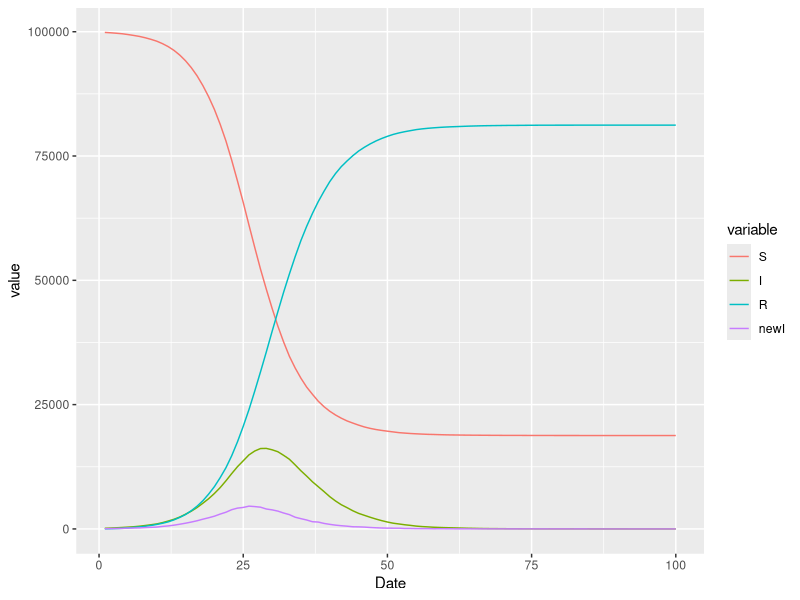
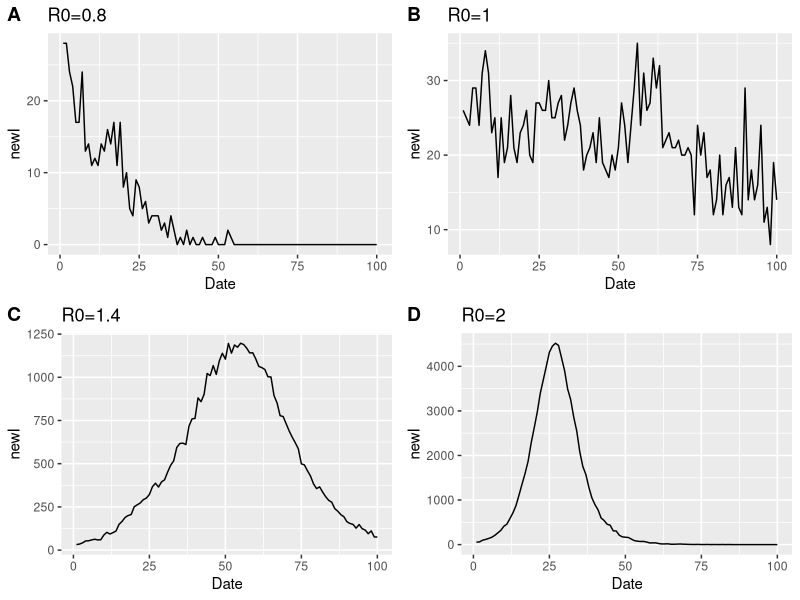
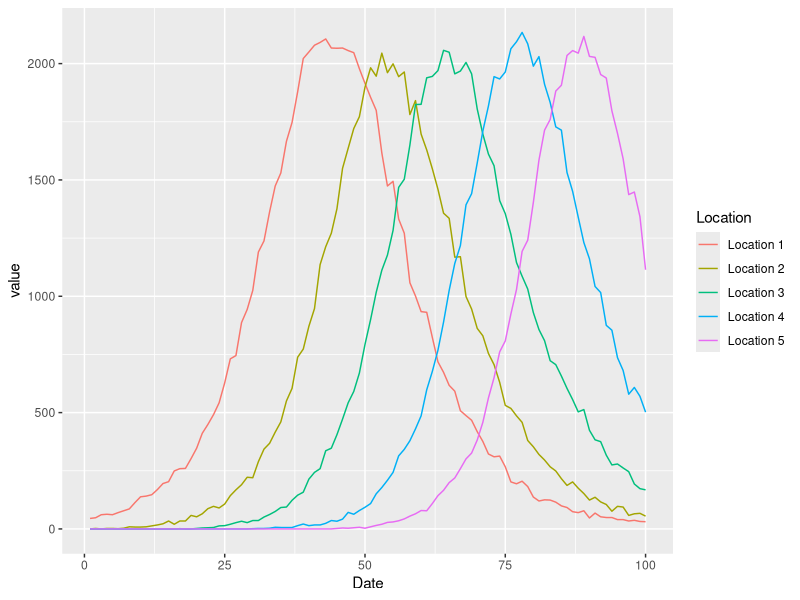
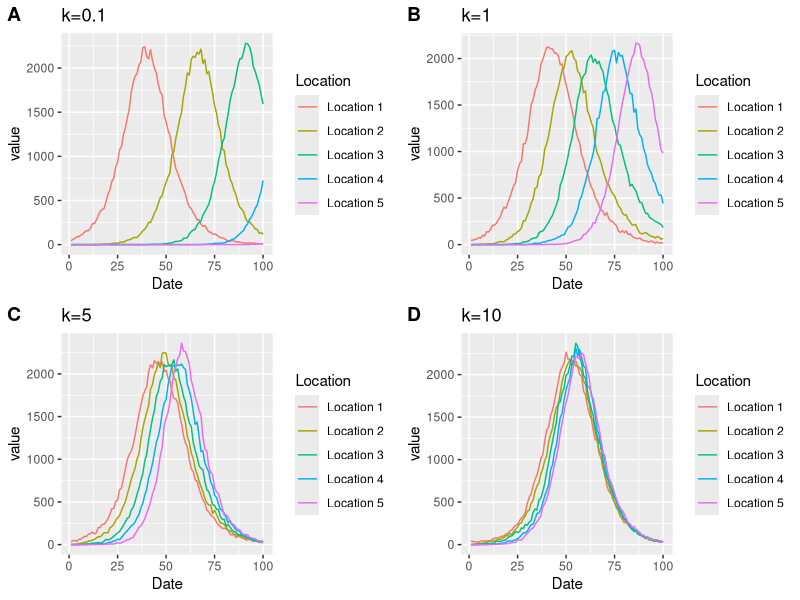
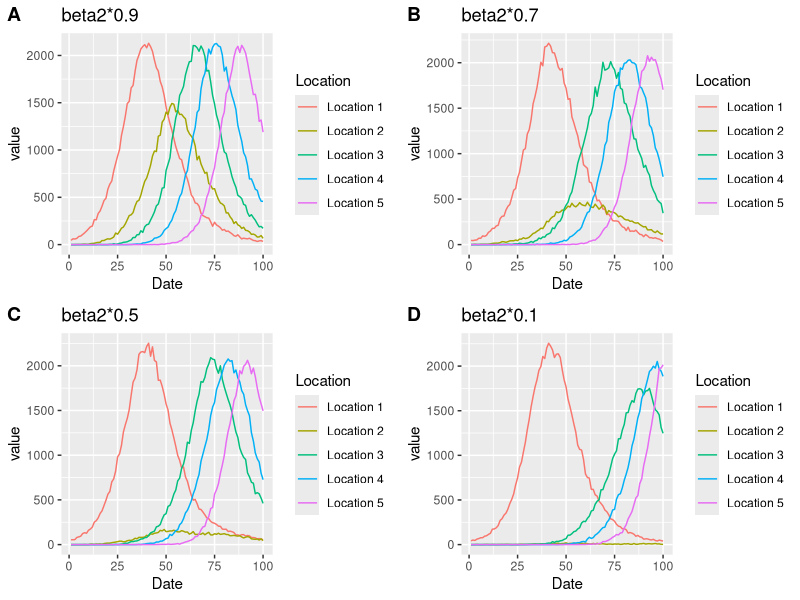

These charts were generated, in order, by the following R code:
## ---- chunk 1
knitr::opts_chunk$set(echo = TRUE)
## ---- chunk 2
#SIR model
SIR<-function(N, S, I, beta, D, tmstep){
  #total popualtion: N; susceptible: S; infected: I; 
  #transmission rate: beta; average infectious period: D
  #simulation time: tmstep (days)
  
  #time series for susceptible, infected and newly infected population
  S_rec = I_rec = R_rec = newI_rec = matrix(0, tmstep)
  
  for (t in 1:tmstep){
    
    Einf = min(rpois(1, (beta * I * S / N)), S) #new infection
    Erecov = min(rpois(1, (I / D)), I) #new recover
    
    S = S - Einf
    I = I + Einf - Erecov
    R = N - S - I
    
    S_rec[t] = S
    I_rec[t] = I
    R_rec[t] = R
    newI_rec[t] = Einf
  
  }
  rec = data.frame(Date=1:tmstep, S=S_rec, I=I_rec, R=R_rec, newI=newI_rec)
  rec
}
## ---- chunk 3
N = 1e5 #total population
I = 100 #initial infected population
S = N - I #initial susceptible population
R = 0 #initial recovered population
tmstep = 100 #simulation period (days)
beta = 0.5 #transmission rate
D = 4 #average infectious period

SIRsim = SIR(N, S, I, beta, D, tmstep)

## ---- chunk 4
library(ggplot2)
Output <- reshape2::melt(SIRsim, id.var='Date')
ggplot(Output, aes(x=Date, y=value, col=variable)) + geom_line()
## ---- chunk 5
library(cowplot)
R0=c(0.8,1.0,1.4,2)
pltlst <- list()
for(i in 1:4){
  beta = R0[i]/D
  SIRsim = SIR(N, S, I, beta, D, tmstep)
  Output <- data.frame(Date=SIRsim$Date,newI=SIRsim$newI)
  pltlst[[length(pltlst) + 1]]<-ggplot(Output, aes(x=Date, y=newI)) + geom_line() +
    ggtitle(paste("R0=",toString(R0[i]),sep=""))
}
cowplot::plot_grid(plotlist = pltlst, ncol = 2, labels = "AUTO")
## ---- chunk 6
#metaSIR model
metaSIR<-function(N, S, I, beta, D, M, tmstep){
  #total popualtion: N; susceptible: S; infected: I; 
  #transmission rate: beta; average infectious period: D
  #M: mobility matrix
  #simulation time: tmstep (days)
  
  num_loc = dim(M)[1] #number of locations
  
  #time series for susceptible, infected and newly infected population
  S_rec = I_rec = R_rec = newI_rec = matrix(0,num_loc,tmstep)
  #updated S I and R
  Snew = Inew = Rnew = matrix(0,num_loc,1)
  
  for (t in 1:tmstep){
    
    for (i in 1:num_loc){
      
      Einf = min(rpois(1, (beta[i] * I[i] * S[i] / N[i])), S[i]) #new infection
      Erecov = min(rpois(1, (I[i] / D)), I[i]) #new recover
      
      ESenter = 0 #S entering location i
      ESleft = 0 #S leaving location i
      EIenter = 0 #I entering location i
      EIleft = 0 #I leaving location i
      
      for (j in 1:num_loc){
        ESenter = ESenter + round(M[i,j]*S[j]/N[j])
        ESleft = ESleft + round(M[j,i]*S[i]/N[i])
        EIenter = EIenter + round(M[i,j]*I[j]/N[j])
        EIleft = EIleft + round(M[j,i]*I[i]/N[i])
      }
      
      Snew[i] = S[i] - Einf + ESenter - ESleft
      Inew[i] = I[i] + Einf - Erecov + EIenter -EIleft
      Rnew[i] = N[i] - Snew[i] - Inew[i]
      
      newI_rec[i,t] = Einf
      
    }
    
    S = Snew
    I = Inew
    R = Rnew
    
    S_rec[,t] = Snew
    I_rec[,t] = Inew
    R_rec[,t] = Rnew
  
  }
  rec = list(Location=1:num_loc,Date=1:tmstep,S=S_rec,I=I_rec,R=R_rec,newI=newI_rec)
  rec
}
## ---- chunk 7
N = matrix(1e5,5,1) #total population
I = matrix(0,5,1) 
I[1] = 100 #initial infected population
S = N - I #initial susceptible population
R = matrix(0,5,1) #initial recovered population
tmstep = 100 #simulation period (days)
num_loc = dim(N)[1]
beta = matrix(0.4,5,1) #transmission rate
D = 4 #average infectious period
M = matrix(c(0,1000,0,0,0,1000,0,1000,0,0,0,1000,0,1000,0,0,0,1000,0,1000,0,0,0,1000,0),nrow=5,ncol=5,byrow=TRUE)

metaSIRsim = metaSIR(N, S, I, beta, D, M, tmstep)

## ---- chunk 8
#set column and row names
newI=metaSIRsim[["newI"]]
dimnames(newI) = list(paste0('Location ',seq(1:num_loc)),1:tmstep)
Output <- reshape2::melt(newI)
Output <- data.frame(Output)
colnames(Output) <- c("Location", "Date","value")
ggplot(Output, aes(x=Date, y=value, col=Location)) + geom_line()
## ---- chunk 9
library(cowplot)
k=c(0.1,1,5,10)
pltlst <- list()
for(i in 1:4){
  Mcnt = k[i]*M
  metaSIRsim = metaSIR(N, S, I, beta, D, Mcnt, tmstep)
  newI=metaSIRsim[["newI"]]
  dimnames(newI) = list(paste0('Location ',seq(1:num_loc)),1:tmstep)
  Output <- reshape2::melt(newI)
  Output <- data.frame(Output)
  colnames(Output) <- c("Location", "Date","value")
  pltlst[[length(pltlst) + 1]]<-ggplot(Output, aes(x=Date, y=value, col=Location)) + geom_line() +
    ggtitle(paste("k=",toString(k[i]),sep=""))
}
cowplot::plot_grid(plotlist = pltlst, ncol = 2, labels = "AUTO")
## ---- chunk 10
library(cowplot)
k=c(0.9,0.7,0.5,0.1)
pltlst <- list()
for(i in 1:4){
  betacnt=beta
  betacnt[2] = betacnt[2]*k[i]
  metaSIRsim = metaSIR(N, S, I, betacnt, D, M, tmstep)
  newI=metaSIRsim[["newI"]]
  dimnames(newI) = list(paste0('Location ',seq(1:num_loc)),1:tmstep)
  Output <- reshape2::melt(newI)
  Output <- data.frame(Output)
  colnames(Output) <- c("Location", "Date","value")
  pltlst[[length(pltlst) + 1]]<-ggplot(Output, aes(x=Date, y=value, col=Location)) + geom_line() +
    ggtitle(paste("beta2*",toString(k[i]),sep=""))
}
cowplot::plot_grid(plotlist = pltlst, ncol = 2, labels = "AUTO")
